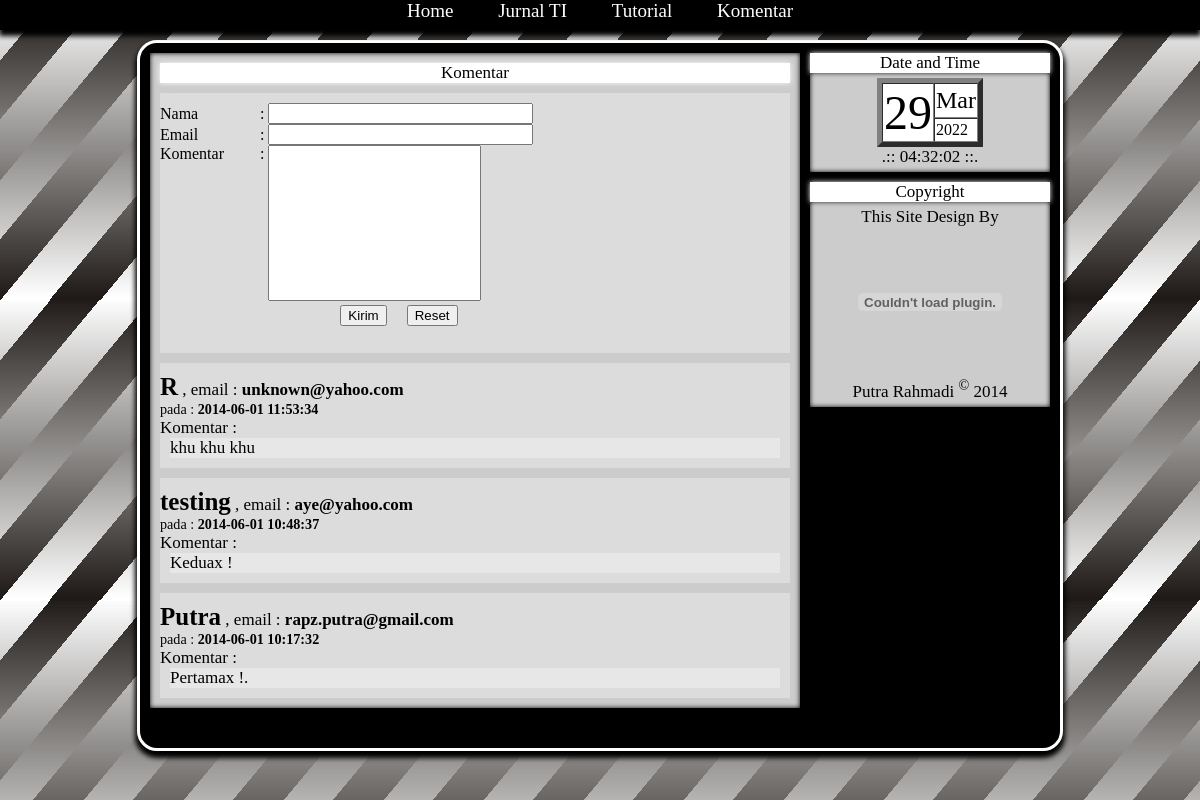
The page /komentar/komentar.php on the database its author committed.
### tables this page shows
CREATE TABLE `komentar` (
  `id_komentar` int(5) UNSIGNED NOT NULL,
  `nama` varchar(100) NOT NULL DEFAULT '',
  `email` varchar(30) NOT NULL DEFAULT '',
  `komentar` text NOT NULL,
  `tanggal` datetime NOT NULL DEFAULT '0000-00-00 00:00:00'
);

### komentar/komentar.php (the view, shortened to what this page needs)
<html>
	<head>
		<link rel="stylesheet" type="text/css" href="../css/style.css"/>
	</head>
	<body onLoad="jam(),tanggal()">
		<div class=all2>
			<div class=menubar style="position:fixed;top:0;">
				<center>
					<?php
					echo "
					<ul>
						<li><a href='../index.php'>Home</a>
						<li><a href='../index.php?mode=jurnal'>Jurnal TI</a>
						<li><a href='../index.php?mode=tutorial'>Tutorial</a>
						<li><a href='../komentar/komentar.php'>Komentar</a>
					</ul>
					";
					?>
				</center>
			</div>
			<div style="height:30;width:100%">&nbsp;</div>
			<div class=konten>
				<div class=kiri>
					<div class='judul ani'>Komentar</div>
					<div class='komentar'>
		<form action="" method="POST" name="input">
			<table cellpadding="0" cellspacing="0" border="0">
				<tr>
					<td width="100">Nama</td>
					<td>: </td>
					<td>&nbsp;<input type="text" name="nama" size="30"></td>
				</tr>
				<tr>
					<td>Email</td>
					<td>: </td>
					<td>&nbsp;<input type="text" name="email" size="30"></td>
				</tr>
				<tr valign=top>
					<td>Komentar</td>
					<td>: </td>
					<td>&nbsp;<textarea name="komentar" cols="24" rows="10"></textarea></td>
				</tr>
				<tr>
					<td></td>
					<td></td>
					<td align=center>
					<input type="submit" name="Kirim" value="Kirim">
					<input type="reset" name="reset" value="Reset"></td>
				</tr>
			</table>
		</form>
					</div>
		<?php
			$query = "select id_komentar, nama, email,komentar,tanggal from komentar order by tanggal desc";
			$sql = mysql_query($query);
			while($hasil = mysql_fetch_array($sql)){
				$nama = stripslashes($hasil['nama']);
				$email = stripslashes($hasil['email']);
				$komentar = nl2br(stripslashes($hasil['komentar']));
				$tanggal = stripslashes($hasil['tanggal']);
				echo "
						<div class=komentar>
							<b style='font-size:25px'>$nama</b> , email : <b>$email</b>
							<br><small>pada : <b>$tanggal</b></small>
							<br>Komentar :
							<br><div>$komentar</div>
						</div>
				";
			}
		?>
				</div>
			<div class=kanan>
					<div class="judul ani">Date and Time</div>
					<div class=isi>
						<div id="tanggal"></div>
						<div id="jam"></div>
					</div>
					<div class="judul ani">Copyright</div>
					<div class=isi>
						This Site Design By
						<embed src="../gambar/logo/underground.swf" width=100%/>
						<br>Putra Rahmadi <sup>&copy;</sup> 2014
					</div>
				</div>
				<div class=clear>&nbsp;</div>
			</div>
			<div class=clear>&nbsp;</div>
		</div>
	</body>
</html>

### css/style.css (style rules this page uses)
body { font-family:tekton pro; margin:0px; font-size:17px; }
a { text-decoration:none; }
textarea { resize:none; }
.ani { animation:ani 5s infinite; -webkit-animation:ani 5s infinite; box-shadow:0px 0px 5px white; }
.all2 { width:100%; min-width:940px; min-height:100%; background:url(../gambar/bg/black-white.png); color:black; background-attachment:fixed; }
.menubar a { color:inherit; }
.menubar { width:100%;height:30px; background:rgba(0,0,0,1); box-shadow:0px 5px 5px 1px black; color:white; font-size:19px; z-index:100; }
.konten { margin:10px auto; border-radius:20px; width:900px;height:*; background:black; padding:10px; box-shadow:0px 5px 5px 2px black; border:white solid; }
.konten .kanan { width:240px;height:*; float:right; padding-left:10px; }
.konten .kanan .judul { text-align:center; background:white; }
.konten .kanan .isi { margin-bottom:10px; text-align:center; padding:5px; background:rgba(255,255,255,0.8); box-shadow:0px 0px 5px black inset; }
.konten .kiri { width:650px;height:*; float:left; box-shadow:0px 0px 5px black inset; background:rgba(255,255,255,0.8); margin-bottom:10px; }
.konten .kiri .judul { margin:10px; width:630px; text-align:center; background:white; }
.menubar ul { padding:0px; list-style:none; display:inline; }
.menubar ul li { position:relative; display:inline; padding:0px 20px; }
.clear { clear:both; }
.konten .kiri .komentar { margin:0px 10px 10px 10px; padding-bottom:10px; padding-top:10px; background:rgba(255,255,255,0.3); width:630px; }
.konten .kiri .komentar div { margin:0px 10px; background:rgba(255,255,255,0.3); }

### rows shown on the page
komentar: nama "R", email "unknown@yahoo.com", tanggal "2014-06-01 11:53:34", komentar "khu khu khu"
komentar: nama "testing", email "aye@yahoo.com", tanggal "2014-06-01 10:48:37", komentar "Keduax !"
komentar: nama "Putra", email "rapz.putra@gmail.com", tanggal "2014-06-01 10:17:32", komentar "Pertamax !."
